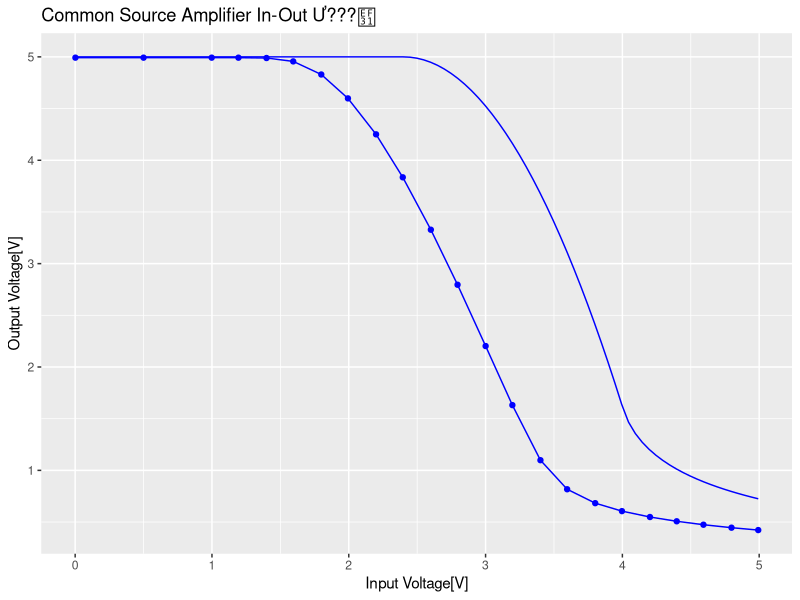
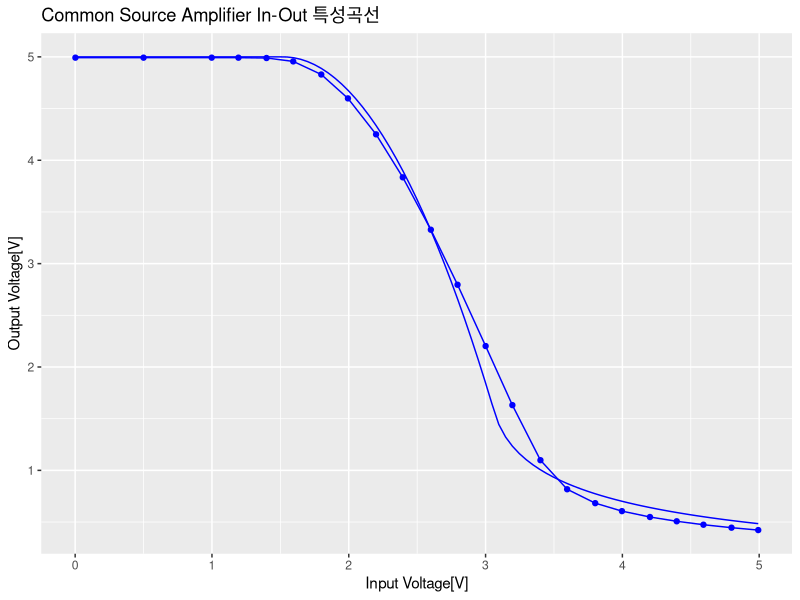

The R source for these figures, in order:
library(tidyverse)

MOS_current <- function(Vgs,Vds,mu,Vth){
  mu*ifelse(Vgs<Vth,0,ifelse(Vgs-Vth>Vds,(Vgs-Vth)*Vds-0.5*Vds^2,0.5*(Vgs-Vth)^2))
}

Get_CS_Out <- function(Vin,mu,Vth,VDD,RD) {
	V_sat <- VDD - RD * mu / 2 * (Vin - Vth)^2
	#V_tri <- Vin - Vth + 1/(mu*RD) - sqrt((Vin - Vth + 1/(mu*RD))^2 - 2 * VDD / (mu*RD))
	ifelse(Vin<=Vth,VDD,
	ifelse(V_sat>(Vin-Vth),V_sat,Vin - Vth + 1/(mu*RD) - sqrt((Vin - Vth + 1/(mu*RD))^2 - 2 * VDD / (mu*RD))))
}

CS_Amp <- tribble(
~Vin, ~Vout,
0.0018,4.9925,
0.49991,4.9925,
0.99813,4.9925,
1.19353,4.9923,
1.39873,4.989,
1.59394,4.9563,
1.79904,4.8296,
1.994,4.5985,
2.1995,4.2507,
2.3948,3.8349,
2.6,3.3279,
2.7952,2.7957,
3.0004,2.2026,
3.1959,1.63119,
3.4011,1.09836,
3.5963,0.81725,
3.8015,0.6827,
3.9969,0.60564,
4.2017,0.54874,
4.3973,0.5074,
4.5927,0.47425,
4.7977,0.44554,
4.9932,0.4224
)

CS_Amp

ggplot(mapping=aes(Vin,Vout),data=CS_Amp)+
  geom_point(color="blue")+
  geom_path(color="blue")+
  #geom_smooth(data=filter(NMOS_Gate,nomVds==3,Vgs<6,Vgs>4),method="lm",se=F)+
  stat_function(fun = function(value) { Get_CS_Out(value,2673.2e-6,2.4,5,988.62) },color="blue")+
  labs(x="Input Voltage[V]",y="Output Voltage[V]",title=element_text("Common Source Amplifier In-Out Ư???"))

#for(value in seq(1,5,0.1)) print(Get_CS_Out(value,2673.2e-6,2.4,5,988.62))

fitting_obj <- optim(c(3e-3,1.5),function(param) {sum(Get_CS_Out(CS_Amp$Vin,param[[1]],param[[2]],5,988.62)-CS_Amp$Vout)^2})

print(fitting_obj$par)

mu <- fitting_obj$par[[1]]
Vth <- fitting_obj$par[[2]]

ggplot(mapping=aes(Vin,Vout),data=CS_Amp)+
  geom_point(color="blue")+
  geom_path(color="blue")+
  #geom_smooth(data=filter(NMOS_Gate,nomVds==3,Vgs<6,Vgs>4),method="lm",se=F)+
  stat_function(fun = function(value) { Get_CS_Out(value,mu,Vth,5,988.62) },color="blue")+
  labs(x="Input Voltage[V]",y="Output Voltage[V]",title=element_text("Common Source Amplifier In-Out 특성곡선"))
